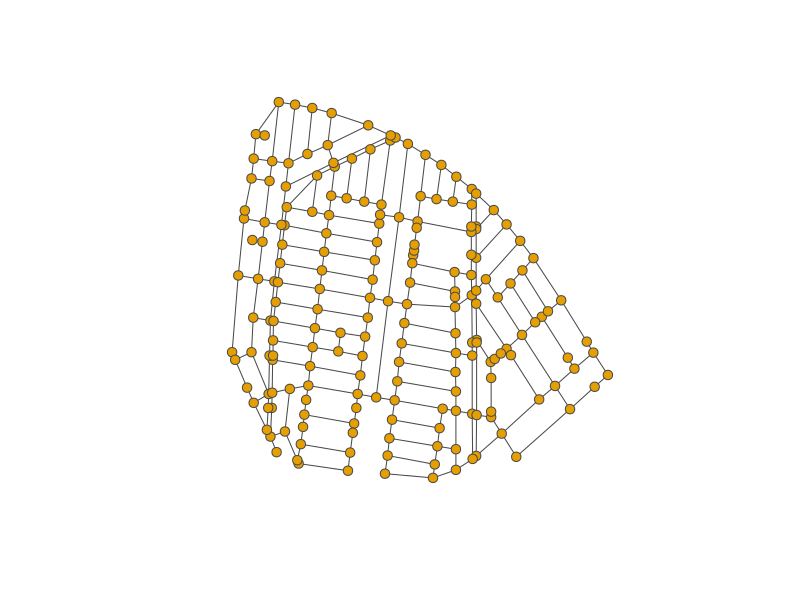
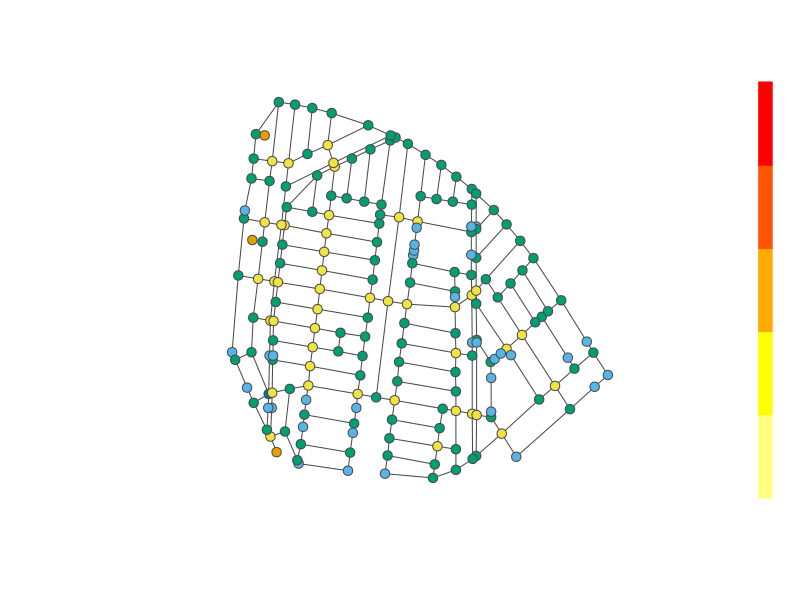
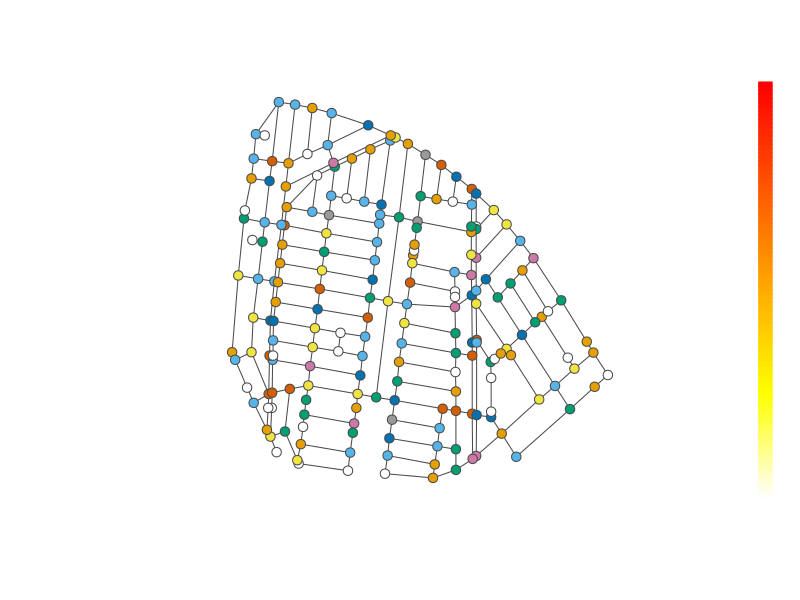
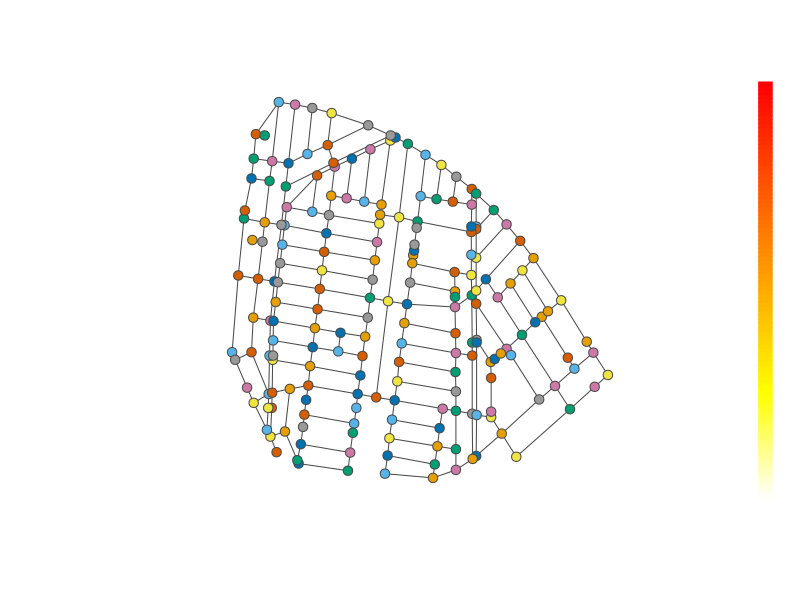
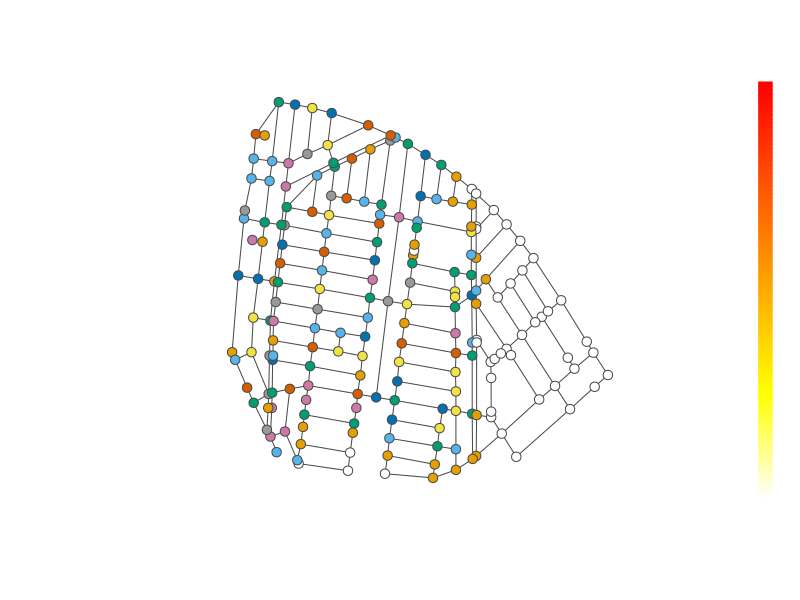

Generate these figures, in order, with R:
## initialize
library(dplyr)
library(igraph)
pngWidth <- 1024
pngHeight <- 768
pngUnits <- "px"
pngRes <- 90
pngPointSize <- 10

## color bar legend
# (cf. https://aurelienmadouasse.wordpress.com/2012/01/13/legend-for-a-continuous-color-scale-in-r/)
legend.col <- function(col, lev = NA) {
    opar <- par
    n <- length(col)
    bx <- par("usr")
    box.cx <- c(bx[2] + (bx[2] - bx[1]) / 1000,
                bx[2] + (bx[2] - bx[1]) / 1000 + (bx[2] - bx[1]) / 50)
    box.cy <- c(bx[3], bx[3])
    box.sy <- (bx[4] - bx[3]) / n
    xx <- rep(box.cx, each = 2)
    par(xpd = TRUE)
    for(i in 1:n) {
        yy <- c(box.cy[1] + (box.sy * (i - 1)),
                box.cy[1] + (box.sy * (i)),
                box.cy[1] + (box.sy * (i)),
                box.cy[1] + (box.sy * (i - 1)))
        polygon(xx, yy, col = col[i], border = col[i])
    }
    if(!is.na(lev)) {
        par(new = TRUE)
        plot(0, 0, type = "n",
             ylim = c(min(lev), max(lev)),
             yaxt = "n", ylab = "",
             xaxt = "n", xlab = "",
             frame.plot = FALSE)    
        axis(side = 4, las = 2, tick = FALSE, line = .25)
    }
    par <- opar
}

## load data
# select a.gid id, b.id nd1, c.id nd2
# from edges a, nodes b, nodes c 
# where a.nd1 = b.ndno and a.nd2 = c.ndno
edges <- read.csv("data/edges.csv", 
                  sep = ";", 
                  quote = "\"", 
                  dec = ".")
# select id, ST_X(ST_Centroid(the_geom)) x, ST_Y(ST_Centroid(the_geom)) y 
# from public.nodes order by undno
nodes <- read.csv("data/nodes.csv", 
                  sep = ";", 
                  quote = "\"", 
                  dec = ".")

## preprocess data
edges <- edges %>% 
    tbl_df()
nodes <- nodes %>% 
    tbl_df()

## build network graph
edgeList <- matrix(cbind(edges$nd1, edges$nd2), 
                   ncol = 2)
g <- graph.edgelist(edgeList, directed=FALSE)
V(g)$size = 5
V(g)$x = nodes$x
V(g)$y = nodes$y
V(g)$label = NA
V(g)$frame.color = rgb(74, 74, 74, maxColorValue = 255)
E(g)$color = rgb(74, 74, 74, maxColorValue = 255)
plot(g)

## calculate degree centrality
V(g)$color = degree(g)
palette(rev(heat.colors(max(V(g)$color))))
png(filename = "plots/ex_degree.png",
    width = pngWidth, height = pngHeight, units = pngUnits, 
    res = pngRes, pointsize = pngPointSize)
plot(g)
legend.col(col = rev(heat.colors(max(V(g)$color))))
dev.off()

## calculate betweenness centrality
V(g)$color = (betweenness(g) / max(betweenness(g))) * 100
palette(rev(heat.colors(max(V(g)$color))))
png(filename = "plots/ex_betweenness.png",
    width = pngWidth, height = pngHeight, units = pngUnits, 
    res = pngRes, pointsize = pngPointSize)
plot(g)
legend.col(col = rev(heat.colors(max(V(g)$color))))
dev.off()

## calculate closeness centrality
V(g)$color = (closeness(g) / max(closeness(g))) * 100
palette(rev(heat.colors(max(V(g)$color))))
png(filename = "plots/ex_closeness.png",
    width = pngWidth, height = pngHeight, units = pngUnits, 
    res = pngRes, pointsize = pngPointSize)
plot(g)
legend.col(col = rev(heat.colors(max(V(g)$color))))
dev.off()

## calculate Eigenvector centrality
V(g)$color = evcent(g, scale = TRUE)$vector * 100
palette(rev(heat.colors(max(V(g)$color))))
png(filename = "plots/ex_eigenvector.png",
    width = pngWidth, height = pngHeight, units = pngUnits, 
    res = pngRes, pointsize = pngPointSize)
plot(g)
legend.col(col = rev(heat.colors(max(V(g)$color))))
dev.off()